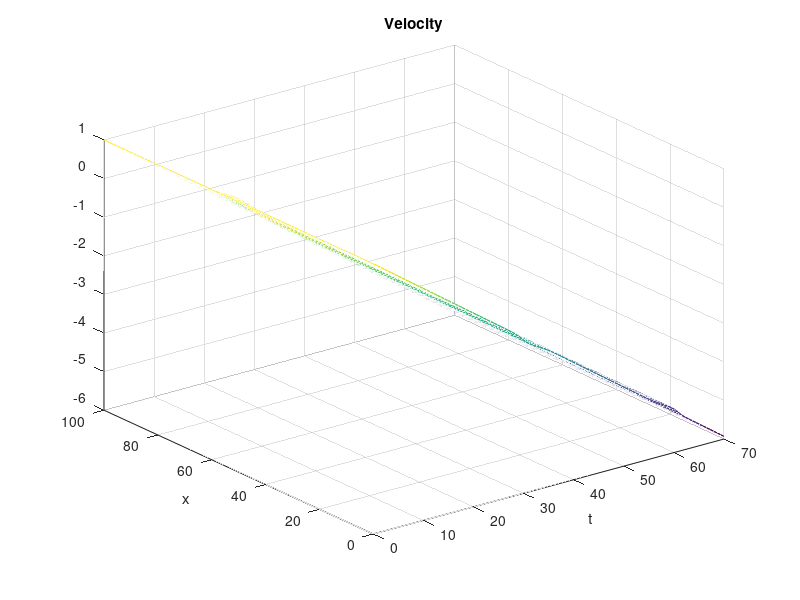
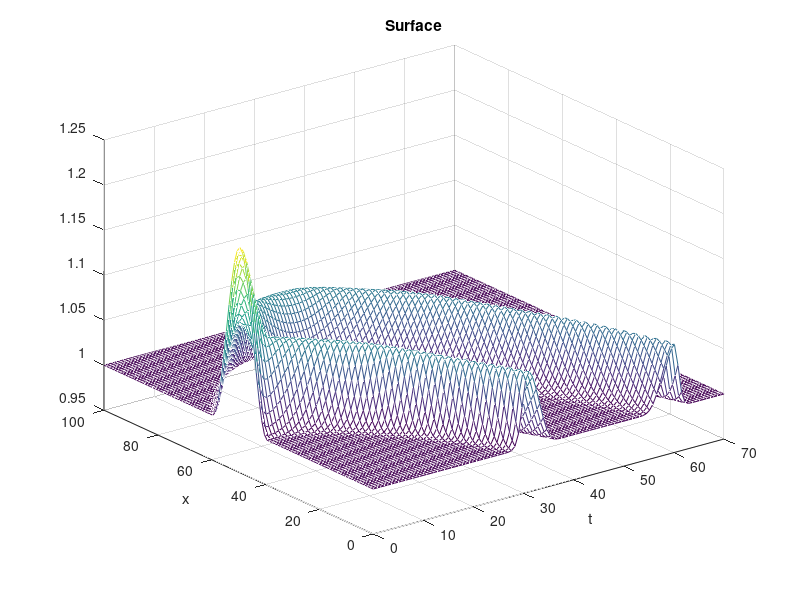

Here is the MATLAB script that generated these plots, in order:
% Solver based on characteristic curves
% Solves the system Vt + l1*Vx = 0
%                   Wt + l2*Wx = 0
close all
clear all
clc

% choice of initial conditions
% 1 - sinus 
% 2 - cylinder
% 3 - Gauss
% 4 - nice
InitialValues = 4;


T_max = 70;
a = -0.1;
X_max = 100;
N_space = 100;
N_time = 100;
delt = T_max/N_time;
t = linspace(0,T_max,N_time);
u = zeros(N_space,N_time);
eta = zeros(N_space,N_time);


xq = linspace(0,X_max,N_space);
x_V = linspace(0,X_max,N_space);
x_W = linspace(0,X_max,N_space);


c1 = @(x,t) u(x,t) + sqrt(eta(x,t));
c2 = @(x,t) u(x,t) - sqrt(eta(x,t));
% u0 = @(x) 0.5;
u0 = @(x) 1;
switch InitialValues
    case 1
        eta0 = @(x) 0.1*sin(x)+1;
        u(:,1) = u0(0);
        eta(:,1)=1;
        eta(N_space/2-10:N_space/2+10,1,1) = eta0(linspace(0,pi,21));
    case 2
        eta0 = @(x) 1.1;
        u(:,1) = u0(0);
        eta(:,1)=1;
        eta(N_space/2-10:N_space/2+10,1,1) = eta0(linspace(0,pi,21));
    case 3
        eta0 = @(x) 0.1*exp(-(x-50).^2/(2*10^2));
        eta(:,1) = eta0(xq);
    case 4
        eta0 = @(x) -0.1*cos(x)+1.1;
        u(:,1) = u0(0);
        eta(:,1)=1;
        eta(N_space/2-10:N_space/2+10,1) = eta0(linspace(0,2*pi,21));
end

V = u(:,1) + 2*sqrt(eta(:,1));
W = u(:,1) - 2*sqrt(eta(:,1));
% eta(:,1)=eta(:,1)-1/X_max*xq'

for i = 2:N_time

    lambda1 = u(1:N_space,i-1) + sqrt(eta(1:N_space,i-1));
    lambda2 = u(1:N_space,i-1) - sqrt(eta(1:N_space,i-1));
  
    x_V = x_V + lambda1'*delt;
    x_W = x_W + lambda2'*delt;
    
    % TO DO: Sort V according to x-values
    
    [x_V, x_Vindices] = sort(x_V);
    V_sorted = V(x_Vindices) + a*delt;
    
    [x_W, x_Windices] = sort(x_W);
    W_sorted = W(x_Windices)+ a*delt;
    
    
    V = interp1(x_V,V_sorted,xq,'linear','extrap');
    W = interp1(x_W,W_sorted,xq,'linear','extrap');
    
%     V(1) = V_leftboundary(t(i));
%     W(end) = W_rightboundary(t(i));
    
    x_V = xq;
    x_W = xq;
    
    u(:,i) = (V+W)/2;
    eta(:,i) = (V-W).^2/16;
  
end

figure(1)
mesh(t,xq,u)
title('Velocity')
xlabel('t')
ylabel('x')



figure(2)
% mesh(t,xq,eta - a*xq'/X_max*ones(1,N_time))
mesh(t,xq,eta)

title('Surface')
xlabel('t')
ylabel('x')